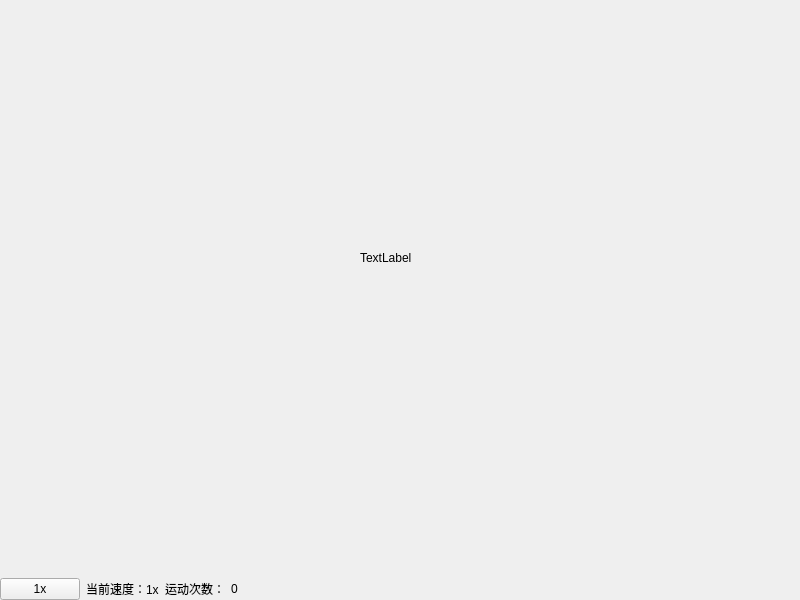
<?xml version="1.0" encoding="UTF-8"?>
<ui version="4.0">
 <class>MovingCar</class>
 <widget class="QWidget" name="MovingCar">
  <property name="geometry">
   <rect>
    <x>0</x>
    <y>0</y>
    <width>800</width>
    <height>600</height>
   </rect>
  </property>
  <property name="windowTitle">
   <string>MovingCar</string>
  </property>
  <widget class="QLabel" name="carLabel">
   <property name="geometry">
    <rect>
     <x>360</x>
     <y>250</y>
     <width>54</width>
     <height>16</height>
    </rect>
   </property>
   <property name="text">
    <string>TextLabel</string>
   </property>
  </widget>
  <widget class="QWidget" name="">
   <property name="geometry">
    <rect>
     <x>0</x>
     <y>570</y>
     <width>241</width>
     <height>38</height>
    </rect>
   </property>
   <layout class="QHBoxLayout" name="horizontalLayout_3">
    <item>
     <layout class="QHBoxLayout" name="horizontalLayout">
      <item>
       <widget class="QPushButton" name="speedButton">
        <property name="font">
         <font>
          <pointsize>9</pointsize>
         </font>
        </property>
        <property name="text">
         <string>1x</string>
        </property>
       </widget>
      </item>
      <item alignment="Qt::AlignmentFlag::AlignLeft">
       <widget class="QLabel" name="statusLabel">
        <property name="text">
         <string>当前速度：1x</string>
        </property>
       </widget>
      </item>
     </layout>
    </item>
    <item>
     <layout class="QHBoxLayout" name="horizontalLayout_2">
      <item>
       <widget class="QLabel" name="label">
        <property name="text">
         <string>运动次数：</string>
        </property>
       </widget>
      </item>
      <item>
       <widget class="QLabel" name="movecountLabel">
        <property name="text">
         <string>0</string>
        </property>
       </widget>
      </item>
     </layout>
    </item>
   </layout>
  </widget>
 </widget>
 <resources/>
 <connections/>
</ui>
